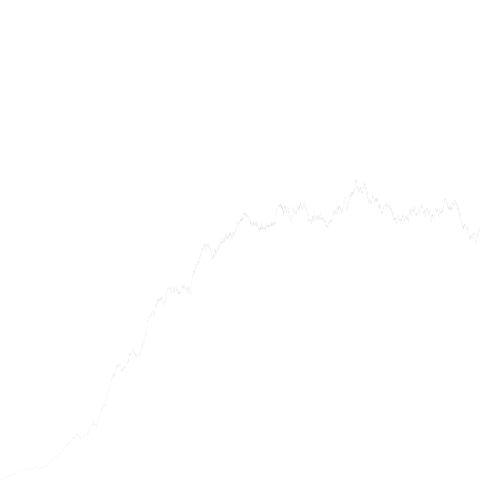
Frame 1 (no input)
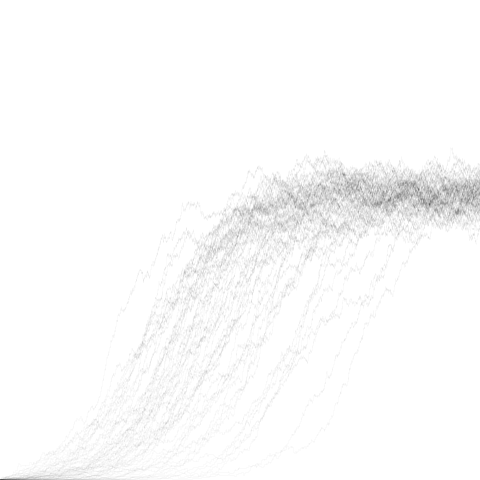
Frame 60 (the mouse pressed at the canvas centre just before this capture)
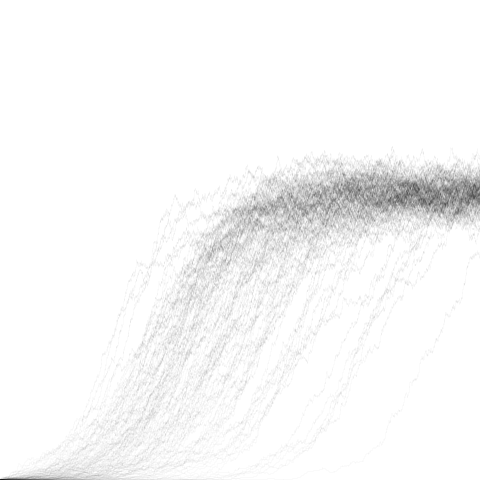
Frame 120 (the mouse held since frame 60 and released just before this capture)

The Processing sketch that drew these frames (run headless with seeded random() and noise(); from frame 60 on, the mouse is pressed at the canvas centre):

// Processing sketch: processing_84210
// ── processing_84210.pde

float T = 0;
int N = 1;
float x;
float lambda = 0.05;
float mu = 0.02; 
float nu = 0.01; 
float Omega = 480;
float lambdan; // lambda_n
float mun;     // mu_n

 
void setup() {  //setup function called initially, only once
  size(480,480);
  background(255);  //set background white
  stroke(0,0,0,5);
}
 
void draw() {  // this excecutes repeatedly
  T = 0;
  N = 1;
  while (T<480) { // repeat
    if (N==0) {
      lambdan = 1;
    } else if (N>Omega) {
      lambdan = 0;
    } else {
      lambdan = lambda*N*(1-N/Omega);
    }
    mun = N*mu+nu;
    // draw random time x from Exp(lambda_n+mu_n)
    x = -log(random(0,1))/(lambdan+mun);
    line(T,height-N,T+x,height-N);
    T = T+x;
    // decide whether birth or death
    float r = random(0,lambdan+mun);
    if (r < lambdan) {
      N = N+1;
    } else {
      N = N-1;
    }
  }

}
